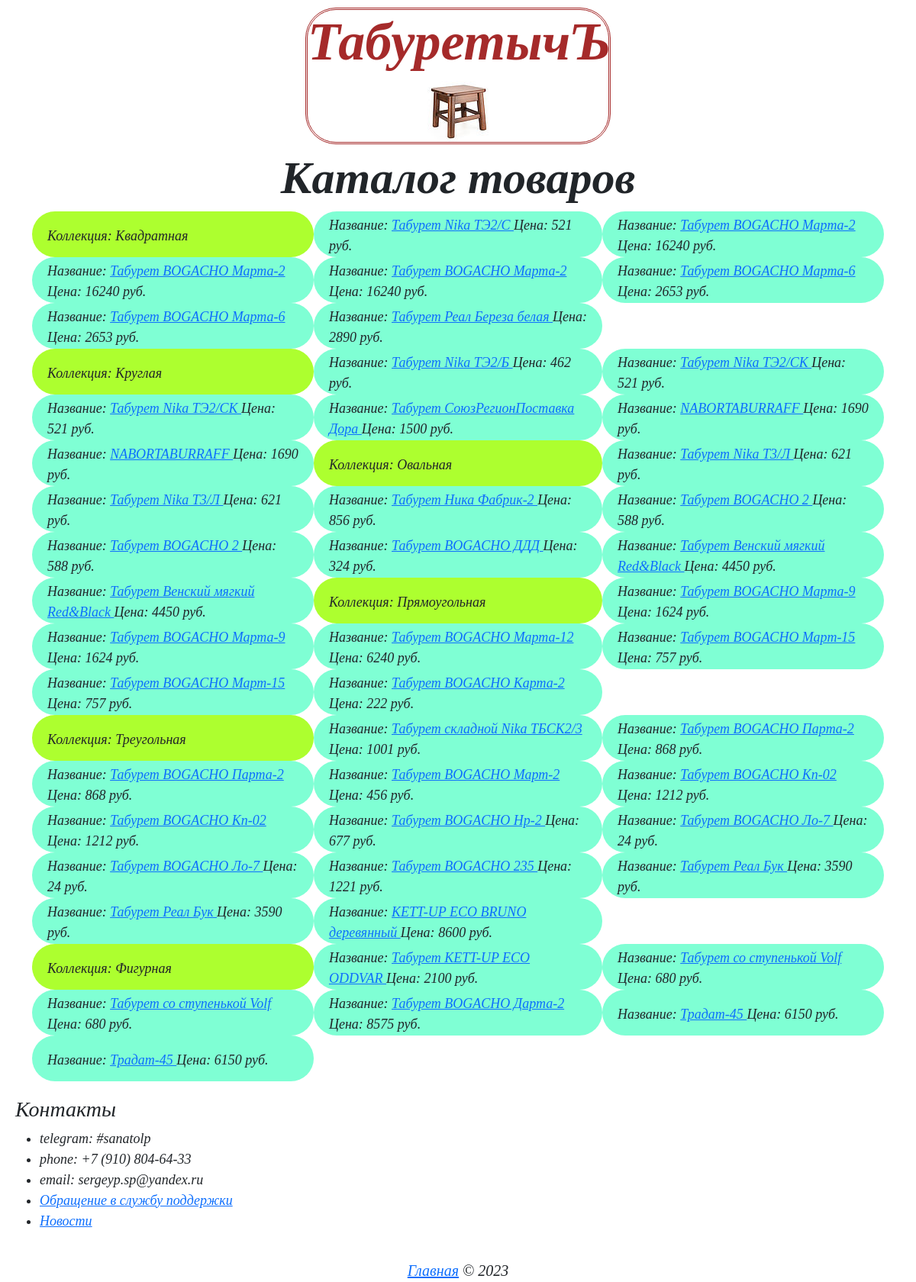
The page / on the database its author committed.
### tables this page shows
CREATE TABLE `Goods` (
  `id` int(255) NOT NULL,
  `name` varchar(256) NOT NULL,
  `price` int(10) NOT NULL,
  `collection` int(255) DEFAULT NULL
);

### application/core/view.php (called while the page is built)
<?php
class View
{
	function generate($content_view, $template_view, $data = null)
	{
		include 'application/views/'.$template_view;
	}
}

### application/controllers/main.php (called while the page is built, shortened)
<?php
class Main extends Controller
{
	function __construct()
	{
		$this->model = new Model_Main();
		$this->view = new View();
	}
	function action_()
	{
		require_once 'application/core/dbconnection.php';
		$data = $this->model->get_list($link);
		$result = array();
            while($row = mysqli_fetch_array($data)){
                $result[$row['name_collection']][] = array($row['id'], $row['name'], $row['price']);
            }
		$this->view->generate('main_view.php', 'template_view.php', $result);
	}
}
?>

### application/bootstrap.php (called while the page is built, shortened)
<?php
require_once 'core/view.php';
require_once 'core/route.php';
Route::start();

### index.php (called while the page is built, shortened)
<?php
require_once 'application/bootstrap.php';

### application/models/model_main.php (called while the page is built, shortened)
<?php
class Model_Main extends Model
{
    public function get_list($db)
    {
        $sql = "SELECT * FROM Goods INNER JOIN `Collection` ON id_collection = collection ORDER BY collection";
		$result = mysqli_query($db, $sql);
        return $result;
    }
}
?>

### application/views/main_view.php (the view)
<h1 align='center'>Каталог товаров</h1>
<table>
    <tr>
        <?php
            $cnt = 1;
            foreach($data as $key => $value){
                if ($cnt % 3 == 0){
                    echo '</tr><tr>';
                    $cnt = 1;
                }
                echo "<td class='unit' style=\"background-color: greenyellow\">Коллекция: $key</td>";
                $cnt++;
                foreach($value as $i){
                    if ($cnt % 3 == 0){
                        echo "<td class='unit' style=\"background-color: aquamarine\">
                        Название: <a href=main/?index=$i[0]> $i[1] </a> Цена: $i[2] руб.</td>";
                        echo '</tr><tr>';
                        $cnt = 1;
                    }
                    echo "<td class='unit' style=\"background-color: aquamarine\">
                    Название: <a href=main/?index=$i[0]> $i[1] </a> Цена: $i[2] руб.</td>";
                    $cnt++;
                }
            }
        ?>
    </tr>
</table>

### application/core/route.php (shortened to what this page needs)
<?php
class Route
{
	static function start()
	{
		$action_name = '';
		$action_name = 'action_'.$action_name;
		$controller = new $controller_name;
		$action = $action_name;
		if(method_exists($controller, $action))
		{
			$controller->$action();
		}
	}
}

### application/views/template_view.php (shortened to what this page needs)
<!doctype html>
<html>
    <head>
        <link href="https://cdn.jsdelivr.net/npm/bootstrap@5.0.2/dist/css/bootstrap.min.css"
        rel="stylesheet"
>
        <link rel="stylesheet" type="text/css" href="/css/style.css" />
    </head>
    <body>
        <head>
            <div class="col" align="center">
                <h1 class="col-4" style="font-size: 70px; color: brown; border: 3px double brown; border-radius: 40px; margin-top: 10px;">ТабуретычЪ<a href="/"><img src="/images/label.jpg"></a></h1>
            </div>
        </head>
        <main>
            <div class="container">
                <div id="content">
                        <?php include 'application/views/'.$content_view; ?>
				</div>
            </div>
        </main>
            <div align='left' style="padding: 20px 20px;">
                <h3>Контакты</h3>
                <ul class="list">
                    <li>telegram: #sanatolp</li>
                    <li>phone: +7 (910) 804-64-33</li>
                    <li>email: sergeyp.sp@yandex.ru</li>
                    <li><a href="/feedback">Обращение в службу поддержки</a></li>
                    <li><a href="/news">Новости</a></li>
                </ul>
            </div>
        <footer align='center'>
            <a href="/">Главная</a> &copy; <?php echo date("Y");?></a>
        </footer>
    </body>
</html>

### css/style.css (style rules this page uses)
#content { font-family: 'Cosmic'; font-style: italic; }
body { font-family: 'Cosmic'; font-style: italic; font-size: 18px; }
h1 { font-size: 60px; font-weight: 600; }
[class='unit'] { overflow: hidden; height: 60px; padding: 5px 20px 0 20px; border-radius: 40px; }
a { font-size: 22; }
footer { font-size: 20px; width:100%; }

### rows shown on the page
goods: name "Табурет Nika ТЭ2/С", price "521"
goods: name "Табурет BOGACHO Марта-2", price "16240"
goods: name "Табурет BOGACHO Марта-2", price "16240"
goods: name "Табурет BOGACHO Марта-6", price "2653"
goods: name "Табурет Реал Береза белая", price "2890"
goods: name "Табурет Nika ТЭ2/Б", price "462"
goods: name "Табурет Nika ТЭ2/СК", price "521"
goods: name "Табурет СоюзРегионПоставка Дора", price "1500"
goods: name "NABORTABURRAFF", price "1690"
goods: name "Табурет Nika Т3/Л", price "621"
goods: name "Табурет Ника Фабрик-2", price "856"
goods: name "Табурет BOGACHO 2", price "588"
goods: name "Табурет BOGACHO ДДД", price "324"
goods: name "Табурет Венский мягкий Red&Black", price "4450"
goods: name "Табурет BOGACHO Марта-9", price "1624"
goods: name "Табурет BOGACHO Марта-12", price "6240"
goods: name "Табурет BOGACHO Март-15", price "757"
goods: name "Табурет BOGACHO Карта-2", price "222"
goods: name "Табурет складной Nika ТБСК2/3", price "1001"
goods: name "Табурет BOGACHO Парта-2", price "868"
goods: name "Табурет BOGACHO Март-2", price "456"
goods: name "Табурет BOGACHO Кп-02", price "1212"
goods: name "Табурет BOGACHO Нр-2", price "677"
goods: name "Табурет BOGACHO Ло-7", price "24"
goods: name "Табурет BOGACHO 235", price "1221"
goods: name "Табурет Реал Бук", price "3590"
goods: name "KETT-UP ECO BRUNO деревянный", price "8600"
goods: name "Табурет KETT-UP ECO ODDVAR", price "2100"
goods: name "Табурет со ступенькой Volf", price "680"
goods: name "Табурет BOGACHO Дарта-2", price "8575"
goods: name "Традат-45", price "6150"

### other values the page prints
$key "Квадратная"
$key "Круглая"
$key "Овальная"
$key "Прямоугольная"
$key "Треугольная"
$key "Фигурная"
